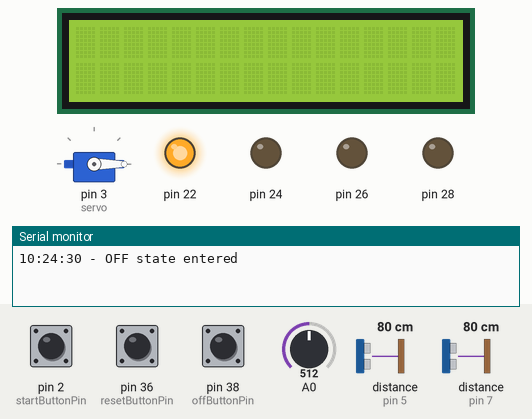
Bench run of a sketch on a simulated Arduino Mega 2560, built with avr-gcc and run on an emulated ATmega2560. Shown: servo, 16×2 character LCD, output pins drawn as LEDs (lit = HIGH), the last lines printed to the serial monitor. The inputs (shaded band) are chosen by the test bench; at power-on: pin 2 (startButtonPin) HIGH, distance to the obstacle (sensors on pin 5, pin 7) 80 cm, pin 38 (offButtonPin) HIGH, pin 36 (resetButtonPin) HIGH, A0 = 512. The echo pulse lasts 58.3 µs per cm; the local clock reads 2024-03-15 10:24:30 at power-on unless the sketch sets it; pins used as bus, display or sensor lines are not drawn.

Above: at 1.2 s.
1.3 s: pin 2 (startButtonPin) pulled LOW for 0.15 s
At 2.5 s:
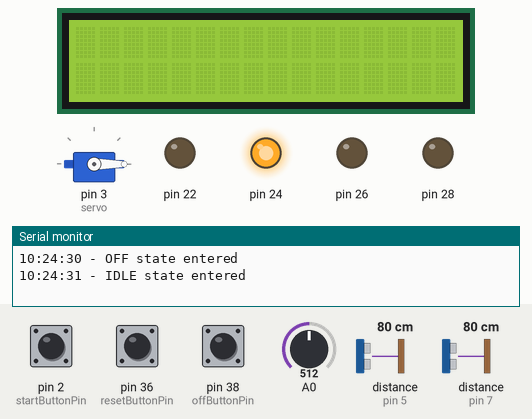
2.9 s: distance to the obstacle (sensor on pin 5) set to 63 cm
4.4 s: distance to the obstacle (sensor on pin 5) set to 57 cm
At 4.58 s:
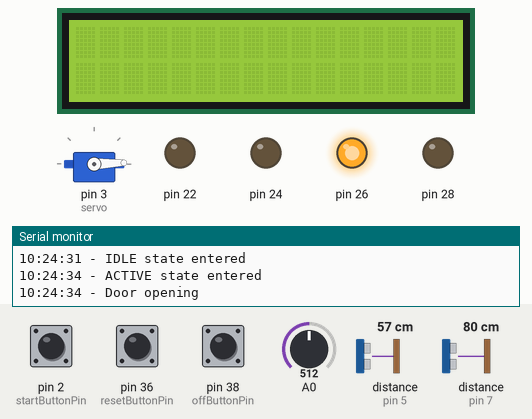
6.1 s: pin 38 (offButtonPin) pulled LOW for 0.15 s
At 6.4 s:
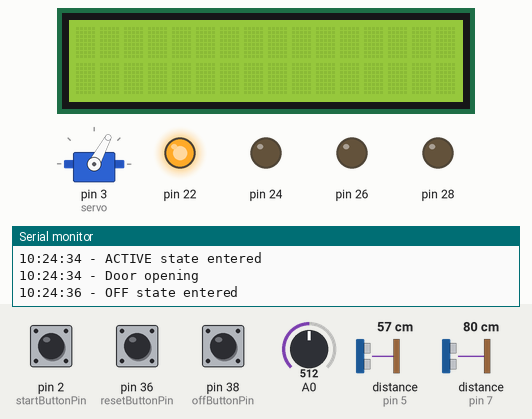
7.7 s: pin 2 (startButtonPin) pulled LOW for 1 s
At 9.9 s:
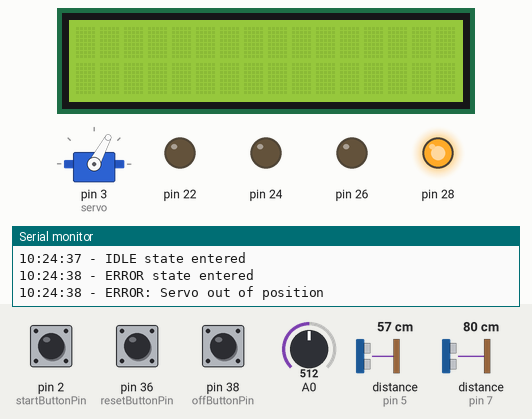
10.2 s: pin 36 (resetButtonPin) pulled LOW for 0.15 s
At 18.5 s:
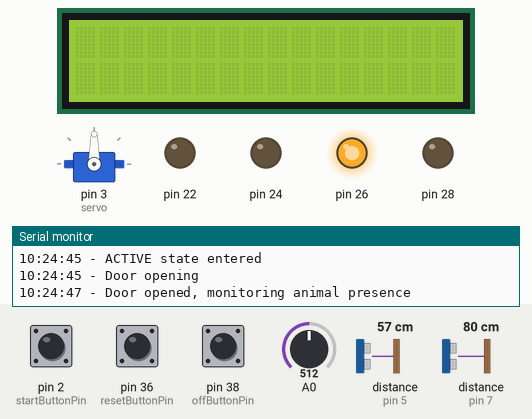
Timing chart, 0 to 18.8 s (numbered marks = the images above; inputs shaded):
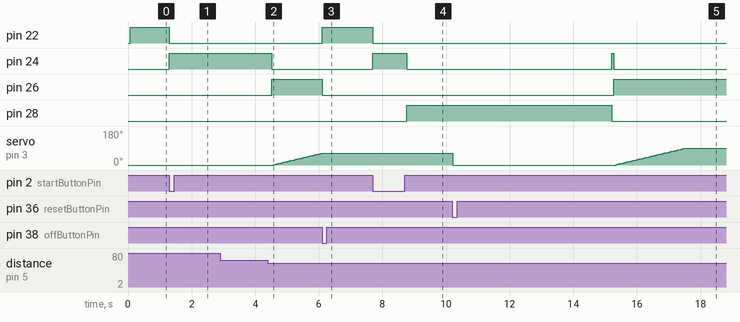

The sketch:

CPE_FinalProject.ino
```cpp
/*   Gerben Delos Reyes
*    Automatic Pet Door
*    May 9th, 2026
*/

// Displaying Data
long lastDisplayTime = 0;

// RTC
#include <RTClib.h>
RTC_DS3231 rtc;

// States
bool OFF = true;
bool IDLE = false;
bool ACTIVE = false;
bool ERROR = false;

// States LED pins
int offLED = 22;
int idleLED = 24;
int activeLED = 26;
int errorLED = 28;

// Turns 1 of 4 LEDs depending on current state of system
void state() {
  // Turn all state LEDs off first
  PORTA &= ~((1 << PA0) | (1 << PA2) | (1 << PA4) | (1 << PA6));

  if (OFF) {
    PORTA |= (1 << PA0);
  } else if (IDLE) {
    PORTA |= (1 << PA2);
  } else if (ACTIVE) {
    PORTA |= (1 << PA4);
  } else if (ERROR) {
    PORTA |= (1 << PA6);
  }
}

// Start button pin (interrupt pin)
int startButtonPin = 2;
// Flag for ISR
volatile bool buttonPressed = false;

// ISR for Start Button
void buttonISR() {
  buttonPressed = true;
}

// Off button pin
int offButtonPin = 38;
// Reset button pin
int resetButtonPin = 36;

// Servo
#include <Servo.h>
Servo servo;
int servoAngle = 0;

// Potentiometer pin for adjusting detection distance
const unsigned char potChannel = 0;

volatile unsigned char* my_ADMUX    = (unsigned char*) 0x7C;
volatile unsigned char* my_ADCSRB   = (unsigned char*) 0x7B;
volatile unsigned char* my_ADCSRA   = (unsigned char*) 0x7A;
volatile unsigned int*  my_ADC_DATA = (unsigned int*)  0x78;
volatile unsigned char* my_DIDR0    = (unsigned char*) 0x7E;

// ADC value read from potentiometer
int potValue = 0;
// Distance threshold used by the ultrasonic sensors
int distanceThreshold = 60;

// Potentiometer initializing
void adcInit() {
  *my_ADCSRA |= 0b10000000; // Enable ADC
  *my_ADCSRA &= 0b11011111; // Disable ADC trigger
  *my_ADCSRA &= 0b11110111; // Disable ADC interrupt
  *my_ADCSRA |= 0b00000111; // Set presclar to 128

  // B register
  *my_ADCSRB &= 0b11110111; // Reset channel and gain bits
  *my_ADCSRB &= 0b11111000; // Free running mode

  // MUX Register
  *my_ADMUX &= 0b01111111; // Bit 7 to 0 for AVCC analog reference
  *my_ADMUX |= 0b01000000; // Bit 6 to 1 for AVCC analog reference
  *my_ADMUX &= 0b11011111; // Right adjust result
  *my_ADMUX &= 0b11100000; // Reset channel

  *my_DIDR0 |= 0b00000001; // Disable digital input
}

unsigned int adcRead(uint8_t channel) {
  *my_ADMUX &= 0b11100000; // Clear the channel selection bits (MUX 4:0)
  *my_ADCSRB &= 0b11110111; // Clear the selection bits (MUX 5)
  *my_ADMUX |= (channel & 0b00011111);

  *my_ADCSRA |= 0b01000000; // Start conversion
  while ((*my_ADCSRA & 0b01000000) != 0) { }

  return *my_ADC_DATA;
}

// Reads potentiometer and maps it to a usuable distance range
void readPot() {
  potValue = adcRead(potChannel);
  distanceThreshold = map(potValue, 0, 1023, 20, 100);
}

// Outside Ultrasonic Sensor pins and measured distance
int sensorOutTrigPin = 4;
int sensorOutEchoPin = 5;
float outsideSensorDistance;

// Inside Ultrasonic Sensor pins and measured distance
int sensorInTrigPin = 6;
int sensorInEchoPin = 7;
float insideSensorDistance;

// Sends an ultrasonic pulse and returns measured distance, returns -1 if no valid echo is received
float getDistance(int trigPin, int echoPin) {
  float duration, distance;

  // Trigger LOW
  if (trigPin == 4) {
    PORTG &= ~(1 << PG5);   // pin 4
  } else if (trigPin == 6) {
    PORTH &= ~(1 << PH3);   // pin 6
  }

  delayMicroseconds(2);

  // Trigger HIGH
  if (trigPin == 4) {
    PORTG |= (1 << PG5);    // pin 4
  } else if (trigPin == 6) {
    PORTH |= (1 << PH3);    // pin 6
  }

  delayMicroseconds(10);

  // Trigger LOW again
  if (trigPin == 4) {
    PORTG &= ~(1 << PG5);   // pin 4
  } else if (trigPin == 6) {
    PORTH &= ~(1 << PH3);   // pin 6
  }

  duration = pulseIn(echoPin, HIGH, 30000);

  if (duration == 0) {
    return -1;
  }

  distance = (duration*.0343)/2;
  return distance;
}

// Reads both ultrasonic sensors and stores their measured distances
void readSensors() {
  outsideSensorDistance = getDistance(sensorOutTrigPin, sensorOutEchoPin);
  if (!waitMs(60)) {
    return;
  }
  insideSensorDistance = getDistance(sensorInTrigPin, sensorInEchoPin);
}

// LCD Display for display data
#include <LiquidCrystal.h>
LiquidCrystal lcd(13, 12, 8, 9, 10, 11);

// Tracks whether door is currently open or closed
bool doorOpen = false;

// Initializes Serial Monitor, RTC, pins, LCD, interrupt, and starting state
void setup() {
  // Analog Read
  adcInit();

  // Start Serial Monitor for RTC event logging
  Serial.begin(9600);

  // Start RTC module and set time if power was lost
  rtc.begin();
  if (rtc.lostPower()) {
    rtc.adjust(DateTime(F(__DATE__), F(__TIME__)));
  }

  // LEDs as outputs
  DDRA |= (1 << PA0) | (1 << PA2) | (1 << PA4) | (1 << PA6);

  // Button pins using internal pull-up resistors
  // Start button
  DDRE &= ~(1 << PE4);
  PORTE |= (1 << PE4);
  // Reset button
  DDRC &= ~(1 << PC1);
  PORTC |= (1 << PC1);
  // Off button
  DDRD &= ~(1 << PD7);
  PORTD |= (1 << PD7);

  // Attach servo to pin 3 and start in closed position
  servo.attach(3);
  servoAngle = 0;
  servo.write(servoAngle);

  // Ultrasonic Sensor trigger pins as outputs and echo pins as inputs
  // Ultrasonic Sensor (Outside)
  DDRG |= (1 << PG5);
  DDRE &= ~(1 << PE3);

  // Ultrasonic Sensor (Inside)
  DDRH |= (1 << PH3);
  DDRH &= ~(1 << PH4);

  // Initialize 16x2 LCD
  lcd.begin(16,2);

  // Attach hardware interrupt to Start button
  attachInterrupt(digitalPinToInterrupt(startButtonPin), buttonISR, FALLING);

  // Start system in OFF state
  offState();
}

void loop() {
  // Read potentiometer value and update LCD output
  readPot();
  displayData();

  // Start button: from OFF to IDLE
  if (buttonPressed) {
    buttonPressed = false;
    if (OFF == true) {
      idleState();
    }
    while (startPressed()) {} // Waits until button is released
  }

  // Off button: from any state to OFF
  if (offPressed()) {
    offState();
    while (offPressed()) {} // Waits until button is released
    return;
  }

  // Reset button: resets system variables and returns to IDLE
  if (resetPressed()) {
    if (ERROR) {
      reset();
      }
    while (resetPressed()) {} // Waits until button is released
    return;
  }

  // Stop running system logic while off
  if (OFF == true) {
    return;
  }

  // Stop running system logic while in ERROR state
  if (ERROR == true) {
    return;
  }

  // Run door control logic
  sensors();
}


bool openingDoor() {
  // Transition to ACTIVE while door is opening
  activeState();

  // Check if door is in closed position
  if (servo.read() == 0) {
    logEvent("Door opening");

    // Gradually rotates servo to open door
    for (int i = 0; i <= 90; i += 2) {

      // Allow Off button to interrupt door movement
      if (offPressed()) {
        offState();
        while (offPressed()) {}
        return false;
      }

      servo.write(i);

      if (!waitMs(50) || OFF) {
        return false;
      }


    }
    // Update door status after opening
    doorOpen = true;
    logEvent("Door opened, monitoring animal presence");
    return true;

  } else {
    // Enter ERROR if opening starts from the wrong position
    logEvent("ERROR: Door not in closed start position");
	  errorState();
    return false;
  }
}

bool closingDoor() {
  // Grace period before closing to allow animal to fully pass through and
  // prevent the door from closing while it is between both sensors
  if (!waitMs(4000) || OFF) {
    return false;
  }


  // Check if door is currently in open position
  if (servo.read() == 90) {
    logEvent("Door closing");

    // Gradually rotates servo to close door
    for (int i = 90; i >= 0; i -= 2) {

      // Allow Off button to interrupt door movement
      if (offPressed()) {
        offState();
        while (offPressed()) {}
        return false;
      }

      // Keep reading sensors while door is closing
      readSensors();

      servo.write(i);
      if (!waitMs(50) || OFF) {
        return false;
      }


      // Check if sensors readings are valid
      bool outsideValid = outsideSensorDistance != -1;
      bool insideValid  = insideSensorDistance != -1;

      // Reopen the door if an animal is detected while closing
      if ((insideValid && insideSensorDistance <= distanceThreshold) || (outsideValid && outsideSensorDistance <= distanceThreshold)) {
        safetyReopen();
        return false;
      }
    }

    logEvent("Door closed");
  } else {
    // Enter ERROR if closing starts from the wrong position
    errorState();
    logEvent("ERROR: Door not fully closed/opened");
    return false;
  }

  // Transition to IDLE the door is fully closed
  idleState();

  return true;
}

// Reopens door if an animal is detected while door is closing
void safetyReopen() {
  servo.write(90);

  if (!waitMs(1000) || OFF) {
    return;
  }

  doorOpen = true;
  logEvent("Door reopening");
}

void sensors() {
  // Read both ultrasonic sensors
  readSensors();

  // Check if sensor readings are valid
  bool outsideValid = outsideSensorDistance != -1;
  bool insideValid  = insideSensorDistance != -1;

  // Enter ERROR if both sensors fail while in IDLE
  if (IDLE && !outsideValid && !insideValid) {
    errorState();
    logEvent("ERROR: Invalid sensor readings");
    return;
  }

  // Enter ERROR if servo position is not in the expected door state while in IDLE
  if (IDLE) {
    if ((!doorOpen && servo.read() != 0) || (doorOpen && servo.read() != 90)) {
      errorState();
      logEvent("ERROR: Servo out of position");
      return;
    }
  }

  // Check if an animal is within the detection threshold
  bool nearby = (outsideValid && outsideSensorDistance <= distanceThreshold) || (insideValid && insideSensorDistance <= distanceThreshold);
  // Open door if animal is detected
  if (nearby && doorOpen == false) {
    openingDoor();
    if (!waitMs(1000) || OFF) {
    return;
  }


  // Close door if no animal is detected
  } else if (!nearby && doorOpen == true) {
    bool closedSuccessfully = closingDoor();

    if (OFF == true) {
      return;
    }

    if (closedSuccessfully) {
      doorOpen = false;
    } else {
      doorOpen = true;
    }
  }
}

// Resets door position and system variables, then returns to IDLE
void reset() {
  if (!ERROR) {
    return;
  }

  logEvent("RESET button pressed");
  servoAngle = 0;
  servo.write(servoAngle);
  doorOpen = false;
  buttonPressed = false;

  // 5 second wait after reset has been pressed
  logEvent("Cooldown started");
  if (!waitMs(5000) || OFF) {
    return;
  }

  idleState();
}

// Sets system to OFF state
void offState() {
  logEvent("OFF state entered");
  OFF = true;
  IDLE = false;
  ACTIVE = false;
  ERROR = false;
  state();
}

// Sets system to IDLE state
void idleState() {
  logEvent("IDLE state entered");

  OFF = false;
  IDLE = true;
  ACTIVE = false;
  ERROR = false;
  state();
}

// Sets system to ACTIVE state
void activeState() {
  logEvent("ACTIVE state entered");

  OFF = false;
  IDLE = false;
  ACTIVE = true;
  ERROR = false;
  state();
}

// Sets system to ERROR state
void errorState() {
  logEvent("ERROR state entered");

  OFF = false;
  IDLE = false;
  ACTIVE = false;
  ERROR = true;
  state();
}

// Updates the LCD every 1 minute with sensor values, threshold, servo angle, and current state
void displayData() {
  unsigned long currentTime = millis();

  // Check if 1 minute has elapsed
  if (currentTime - lastDisplayTime >= 60000UL) {
    lastDisplayTime = currentTime;

    lcd.clear();
    lcd.setCursor(0, 0);
    lcd.print("O:");
    lcd.print(outsideSensorDistance, 0);
    lcd.print(" I:");
    lcd.print(insideSensorDistance, 0);
    lcd.print(" S:");
	  lcd.print(servo.read());

    lcd.setCursor(10, 1);
    lcd.print(" T:");
	  lcd.print(distanceThreshold);

    lcd.setCursor(0, 1);
    if (OFF) {
      lcd.print("OFF");
    } else if (IDLE) {
      lcd.print("IDLE");
    } else if (ACTIVE) {
      lcd.print("ACTIVE");
    } else if (ERROR) {
      lcd.print("ERROR");
    }
  }
}

// Logs system events to Serial Monitor with RTC timestamp
void logEvent(const char* message) {
  DateTime now = rtc.now();
  Serial.print(now.hour());
  Serial.print(":");

  if (now.minute() < 10) Serial.print("0");
  Serial.print(now.minute());
  Serial.print(":");

  if (now.second() < 10) Serial.print("0");
  Serial.print(now.second());

  Serial.print(" - ");
  Serial.println(message);
}

// Wait function in milliseconds
bool waitMs(unsigned long waitTime) {
  unsigned long startTime = millis();
  while (millis() - startTime < waitTime) {
    readPot();
    displayData();

    if (offPressed()) {
      offState();
      waitForRelease(offButtonPin);
      return false;
    }

  }
  return true;
}

// Wait until a button is released
void waitForRelease(int buttonPin) {
  if (buttonPin == startButtonPin) {
    while (startPressed()) {
      readPot();
      displayData();
    }
  } else if (buttonPin == offButtonPin) {
    while (offPressed()) {
      readPot();
      displayData();
    }
  } else if (buttonPin == resetButtonPin) {
    while (resetPressed()) {
      readPot();
      displayData();
    }
  }
}

// Helper functions for repetitive use
bool startPressed() {
  return !(PINE & (1 << PE4));
}

bool offPressed() {
  return !(PIND & (1 << PD7));
}

bool resetPressed() {
  return !(PINC & (1 << PC1));
}
```

Measured:
- the behaviour switches between 61 and 60 cm on distance to the obstacle (sensor on pin 5) (found by bisection; images 1 and 2)
- after the input at 1.3 s, pin 22: HIGH → LOW at once; pin 24: LOW → HIGH at once
- after the input at 2.9 s, every drawn part: stays the same
- after the input at 4.4 s, pin 24: HIGH → LOW after 0.12 s; pin 26: LOW → HIGH after 0.12 s; servo on pin 3 (servo): moves from 0° to 62° over 1.5 s, starting after 0.17 s
- after the input at 6.1 s, pin 22: LOW → HIGH at once; pin 26: HIGH → LOW at once; servo on pin 3 (servo): stays 62° (without the input it goes to 64° after 0.02 s)
- after the input at 7.7 s, pin 22: HIGH → LOW at once; pin 24: LOW → HIGH at once, → LOW 1.1 s later; pin 28: LOW → HIGH after 1.1 s
- after the input at 10.2 s, pin 24: LOW → HIGH after 5.0 s, → LOW 0.07 s later; pin 26: LOW → HIGH after 5.1 s; pin 28: HIGH → LOW after 5.0 s
